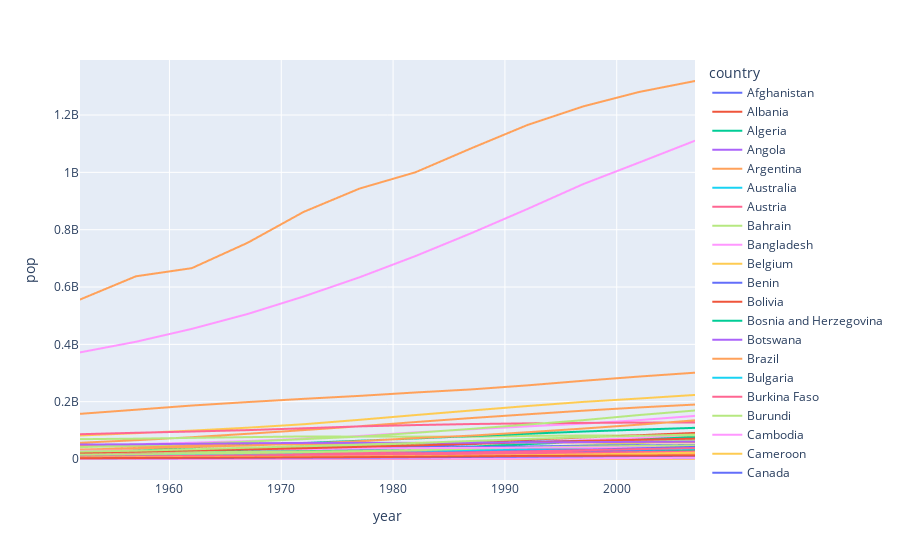

The cell this chart's notebook holds for it:
### Markdown cell above
If you hover around the plot you get a pop-up of the datavalue ast that point.

### Code cell
# color is essentially hue in seaborn therefore pass in a column name not a color
px.line(data_frame=countries,x='year',y='pop', color='country')
